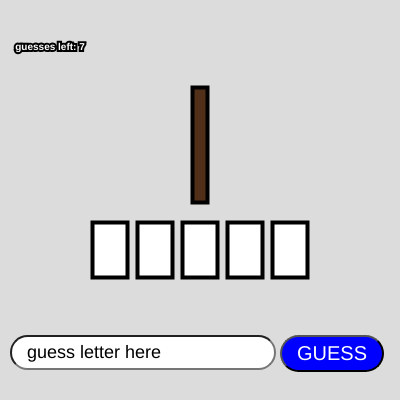
Frame 1 (no input)
Frame 60 (no input): identical to frame 1, image omitted
Frame 120 (the mouse pressed at the canvas centre since frame 60): identical to frame 1, image omitted

The p5.js sketch that drew this single still picture (run headless with seeded random() and noise() and a simulated clock; from frame 60 on, the mouse is pressed at the canvas centre):

// p5.js sketch
// ── sketch.js
let playerGuess;
let guess;
let button;
let tooLong = false;
let show = false;
let showH;
let showE;
let showL;
let showO;
let wrong = 7;
let showWord = ['', '', '', '', ''];
let gameOver;
let playAgain;
let win = 0;


function check() {
  let guessCap = playerGuess.toUpperCase();

  if (guess.value().length > 1 || guessCap == '') {
    tooLong = true;
    if(showH && showE && showL && showO){
          win++;
        }
    gameOver = wrong == 0 ? true : false;
    
  } else {
    tooLong = false;
    switch (guessCap) {
      case 'H':
        showH = true;
        win++;
        break;
      case 'E':
        showE = true;
        win++;
        break;
      case 'L':
        showL = true;
        win++;
        break;
      case 'O':
        showO = true;
        win++;
        break;
      default:
        showH = false;
        showE = false;
        showL = false;
        showO = false;
        wrong--;

        gameOver = wrong == -1 ? true : false;
    }
  }

  guess.value('guess letter here');
}

function onFocus() {
  guess.value('');
}

function winDisplay(){
   removeElements();
    clear();
    background(130, mouseY, 0);
    fill(255);
    textSize(30);
    textStyle(NORMAL);
    strokeWeight(1);
    text('Congrats! You Win!', 200, 50);
    gameOverBut();
    strokeWeight(0);
    fill(222, 153, 62);
    ellipse(235, 280, 90, 110);
    ellipse(165, 280, 90, 110);
    fill(250, 181, 77);
    ellipse(200, 280, 90, 110);
    fill(0);
    arc(180, 280, 25, 15, 170, 10, PIE);
    arc(220, 280, 25, 15, 170, 10, PIE);
    quad(200, 300, 170, 292, 200, 310, 230, 292);

    fill(207, 134, 52);
    ellipse(200, 230, 100, 15);
    strokeWeight(4);
    stroke(255);
    noFill();
    arc(200, 220, 100, 180, 170, 10);
}

function showHead(){
  //pumpkin head
    strokeWeight(0);
    fill(222, 153, 62);
    ellipse(215, 65, 40, 50);
    ellipse(185, 65, 40, 50);
    fill(250, 181, 77);
    ellipse(200, 65, 40, 50);
    fill(0);
    arc(188, 65, 13, 8, 170, 10, PIE);
    arc(212, 65, 13, 8, 170, 10, PIE);
    quad(200, 75, 180, 67, 200, 85, 220, 67);
}

function showBody(){
  strokeWeight(0);
    fill(156, 137, 107);
    rect(200, 120, 40, 80);
    triangle(219, 80, 260, 80, 219, 160);
    triangle(181, 80, 140, 80, 181, 160);
    triangle(180, 160, 220, 160, 200, 180);
    triangle(219, 145, 215, 160, 235, 165);
    triangle(181, 145, 185, 160, 165, 165);
    triangle(180, 145, 220, 145, 180, 175);
    triangle(220, 145, 190, 145, 220, 175);
}

function showLeftHand(){
   //left hand
    strokeWeight(3);
    stroke(82, 47, 25)
    line(338, 220, 328, 230);
    line(328, 230, 325, 240);

    line(342, 220, 345, 240);
    line(345, 240, 340, 250);

    line(349, 220, 352, 243);
    line(352, 243, 347, 254);

    line(354, 220, 359, 240);
    line(359, 240, 354, 250);

    strokeWeight(0);
    triangle(345, 195, 360, 230, 330, 225);
}

function showRightHand(){
    strokeWeight(3);
    line(62, 220, 72, 230);
    line(72, 230, 75, 240);

    line(58, 220, 55, 240);
    line(55, 240, 60, 250);

    line(51, 220, 48, 243);
    line(48, 243, 53, 254);

    line(46, 220, 41, 240);
    line(41, 240, 46, 250);

    strokeWeight(0);
    triangle(55, 195, 70, 225, 40, 230);
}

function showHat(){
    fill(207, 134, 52);
    ellipse(200, 50, 65, 15);
    fill(173, 56, 38);
    ellipse(200, 40, 95, 25);
    fill(150, 37, 29);
    ellipse(200, 41, 40, 15);
    rect(200, 25, 39, 40, 5);
    fill(173, 56, 38);
    ellipse(200, 10, 40, 15);
}

function loseDisplay(){
   fill(0);
    strokeWeight(0);
    arc(50, 180, 190, 108, 170, 10, PIE);
    arc(350, 180, 190, 108, 170, 10, PIE);
    quad(200, 300, -10, 267, 30, 410, 200, 410);
    quad(200, 300, 410, 267, 370, 410, 200, 410);
    fill(255);
    circle(50, 153, 45);
    circle(350, 153, 45);
    fill(89, 255, 0);
    circle(50, 153, 30);
    circle(350, 153, 30);
    fill(0);
    strokeWeight(10);
    point(50, 153);
    point(350, 153);
    //teeth
    strokeWeight(0);
    fill(255, 201, 243);
    quad(200, 300, -10, 267, 1, 300, 200, 330);
    quad(200, 300, 410, 267, 399, 300, 200, 330);
    fill(255, 245, 201);
    quad(35, 280, 55, 295, 35, 350, 15, 295);
    quad(105, 290, 125, 305, 105, 360, 85, 305);
    quad(175, 300, 195, 315, 175, 370, 155, 315);
    quad(245, 300, 265, 315, 245, 370, 225, 315);
    quad(315, 290, 335, 305, 315, 360, 295, 305);
    quad(385, 280, 400, 295, 385, 350, 365, 295);
}

function createElements() {
  guess = createInput('guess letter here');
  guess.style('padding', '5px 15px 5px 15px');
  guess.position(10, 335);
  guess.style('font-size', '18px');
  guess.style('border-radius', '60px');
  button = createButton('GUESS');
  button.style('padding', '5px 15px 5px 15px');
  button.position(280, 335);
  button.style('color', 'white');
  button.style('background-color', 'blue')
  button.style('font-size', '20px');
  button.style('border-radius', '60px');

  guess.mousePressed(onFocus);
  button.mousePressed(check);

}

function restart() {
  removeElements();
  clear();
  gameOver = false;
  showH = false;
  showE = false;
  showL = false;
  showO = false;
  showWord = ['', '', '', '', ''];
  wrong = 7;
  win = 0;
  createElements();
  draw();
}

function gameOverBut() {
  playAgain = createButton('Play Again');
  playAgain.position(140, 80);
  playAgain.style('padding', '5px 15px 5px 15px');
  playAgain.style('color', 'white');
  playAgain.style('background-color', 'blue')
  playAgain.style('font-size', '20px');
  playAgain.style('border-radius', '60px');

  playAgain.mousePressed(restart);

}

function setup() {
  createCanvas(400, 400);
  rectMode(CENTER);
  angleMode(DEGREES);
  textAlign(CENTER);
  textStyle(BOLD);
  createElements();
}

function draw() {
  background(220);
  playerGuess = guess.value();
  strokeWeight(4);
  fill(82, 47, 25);
  rect(200, 145, 15, 115);

  fill(255);
  stroke(0);
  rect(110, 250, 35, 55);
  rect(155, 250, 35, 55);
  rect(200, 250, 35, 55);
  rect(245, 250, 35, 55);
  rect(290, 250, 35, 55);

  textSize(10);
  text('guesses left: ' + wrong, 50, 50);

  if (tooLong) {
    textSize(16);
    text('Enter one letter only!', 200, 320);
  }

  if (showH) {
    showWord[0] = 'H';
  }

  if (showE) {
    showWord[1] = 'E'
  }

  if (showL) {
    showWord[2] = 'L';
    showWord[3] = 'L';
  }

  if (showO) {
    showWord[4] = 'O';
  }

  textSize(30);
  text(showWord[0], 110, 260);
  text(showWord[1], 155, 260);
  text(showWord[2], 200, 260);
  text(showWord[3], 245, 260);
  text(showWord[4], 290, 260);

  if (wrong < 5) {
    fill(82, 47, 25);
    strokeWeight(0);
    quad(215, 80, 300, 110, 295, 115, 205, 100);
    quad(300, 110, 295, 115, 340, 200, 350, 200);
  }

  if (wrong < 4) {
   showLeftHand();
  }

  if (wrong < 3) {
    quad(185, 80, 100, 110, 105, 115, 195, 100);
    quad(100, 110, 105, 115, 60, 200, 50, 200);
  }

  if (wrong < 2) {
   showRightHand();
  }

  if (wrong < 6) {
    //body
    showBody();
  }

  if (wrong < 7) {
    showHead();
  }

  if (wrong < 1) {
    //hat
   showHat();
  }

  if (gameOver) {
    removeElements();
    clear();
    background(250, 181, 77);
    textSize(25);
    text('Game Over!', 200, 50);
    gameOverBut();
   loseDisplay();
  }

  if (win == 5) {
    winDisplay();
  }
}
